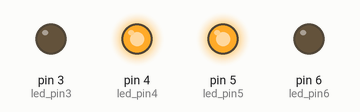
Recording of a sketch running on a simulated Arduino Uno, built with avr-gcc and run on an emulated ATmega328P. On the bench: output pins drawn as LEDs (lit = HIGH).

Above: at 0.5 s.
At 1.2 s:
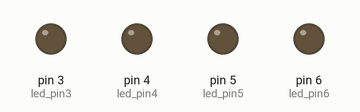
At 2.0 s:
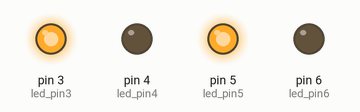
At 3.5 s:
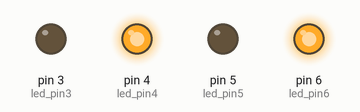
At 5.0 s:
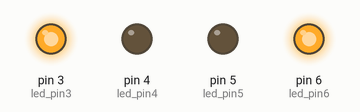
At 6.5 s:
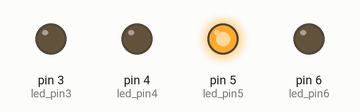
Timing chart, 0 to 9.8 s (numbered marks = the images above):
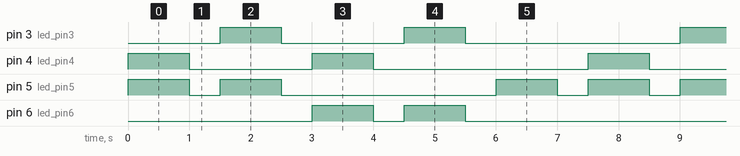

The sketch:

sketch_feb7.ino
```cpp
#define led_pin3 3
#define led_pin4 4
#define led_pin5 5
#define led_pin6 6

void setup() {
  pinMode(led_pin3, OUTPUT);
  pinMode(led_pin4, OUTPUT);
  pinMode(led_pin5, OUTPUT);
  pinMode(led_pin6, OUTPUT);

}
void turnOff(){
  digitalWrite(led_pin3, LOW);
  digitalWrite(led_pin4, LOW);
  digitalWrite(led_pin5, LOW);
  digitalWrite(led_pin6, LOW);
}
void oneLight(){
  digitalWrite(led_pin3, LOW);
  digitalWrite(led_pin4, HIGH);
  digitalWrite(led_pin5, HIGH);
  digitalWrite(led_pin6, LOW);
}
void twoLight(){
  digitalWrite(led_pin3, HIGH);
  digitalWrite(led_pin4, LOW);
  digitalWrite(led_pin5, HIGH);
  digitalWrite(led_pin6, LOW);
}
void threeLight(){
  digitalWrite(led_pin3, LOW);
  digitalWrite(led_pin4, HIGH);
  digitalWrite(led_pin5, LOW);
  digitalWrite(led_pin6, HIGH);
}
void fourLight(){
  digitalWrite(led_pin3, HIGH);
  digitalWrite(led_pin4, LOW);
  digitalWrite(led_pin5, LOW);
  digitalWrite(led_pin6, HIGH);
}
void oneTwoLight(){
  digitalWrite(led_pin3, LOW);
  digitalWrite(led_pin4, LOW);
  digitalWrite(led_pin5, HIGH);
  digitalWrite(led_pin6, LOW);
}


void loop() {
  oneLight();
  delay(1000);
  turnOff();
  delay(500);
  twoLight();
  delay(1000);
  turnOff();
  delay(500);
  threeLight();
  delay(1000);
  turnOff();
  delay(500);
  fourLight();
  delay(1000);
  turnOff();
  delay(500);
  oneTwoLight();
  delay(1000);
  turnOff();
  delay(500);
}
```

Measured:
- by itself, pin 3 (led_pin3), pin 4 (led_pin4): repeats every 7.5 s: LOW 2.0 s, HIGH 1.0 s, LOW 3.5 s, HIGH 1.0 s
- by itself, pin 5 (led_pin5): repeats every 7.5 s: LOW 0.50 s, HIGH 1.0 s, LOW 3.5 s, HIGH 1.0 s, LOW 0.50 s, HIGH 1.0 s
- by itself, pin 6 (led_pin6): repeats every 7.5 s: LOW 0.50 s, HIGH 1.0 s, LOW 5.0 s, HIGH 1.0 s
